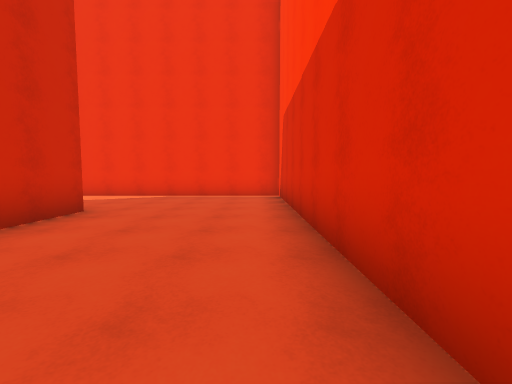
view 1 (above)

24 first-person views from a walk through a 3-D level made in the Unity game engine. The camera is 1.4 m above the floor, tilts 4° down and sees 90° across. The floor is counted in squares, 2 m on a side. Each view is taken from the middle of a square. On the plan, view 1 faces up. The plan holds only what a view shows up to about 9 squares ahead; the rest is blank. The place goes on beyond the plan. The player is left out.

view 2
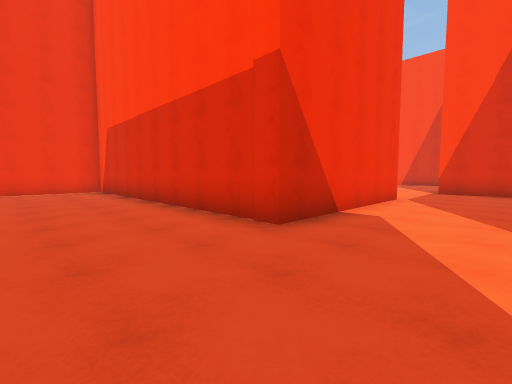

view 3
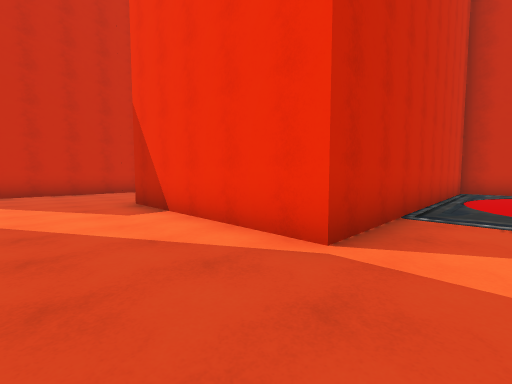

view 4
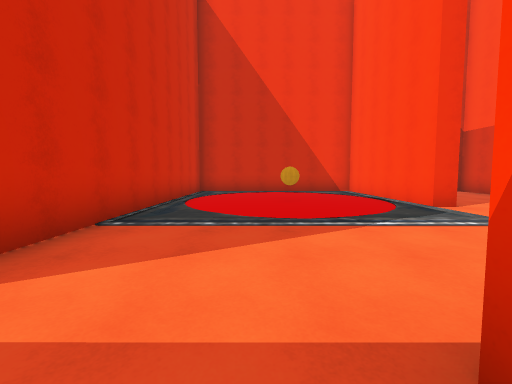

view 5
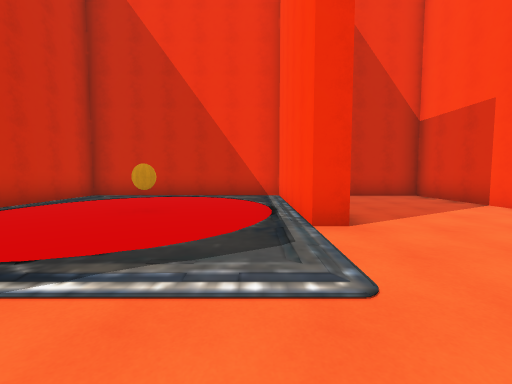

view 6
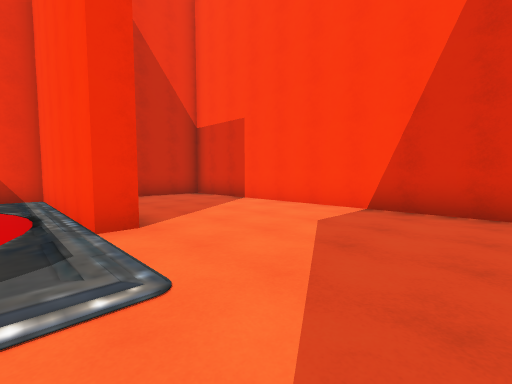

view 7
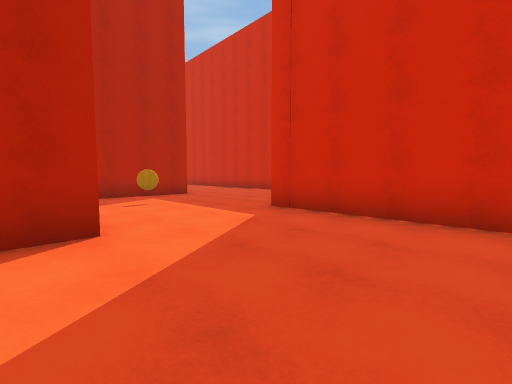

view 8
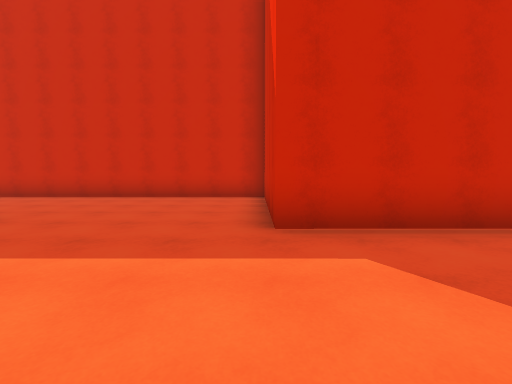

view 9
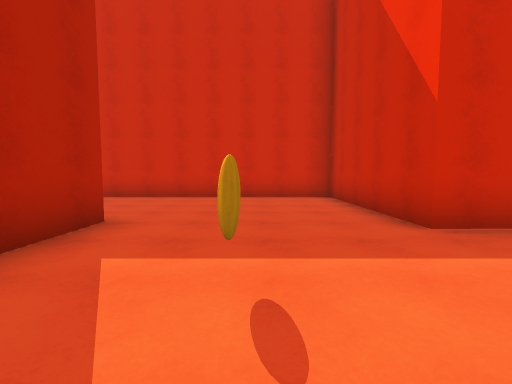

view 10
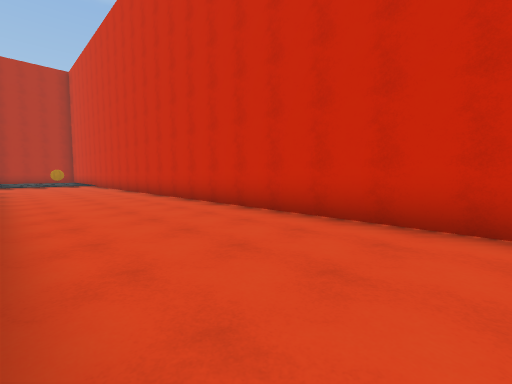

view 11
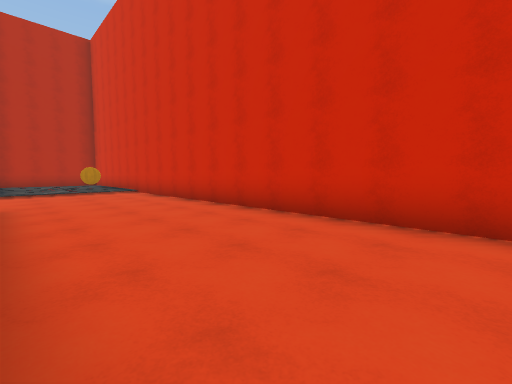

view 12
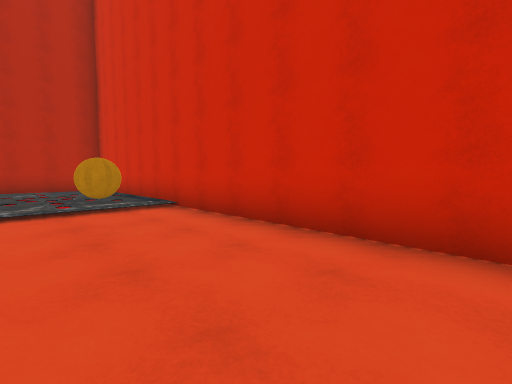

view 13
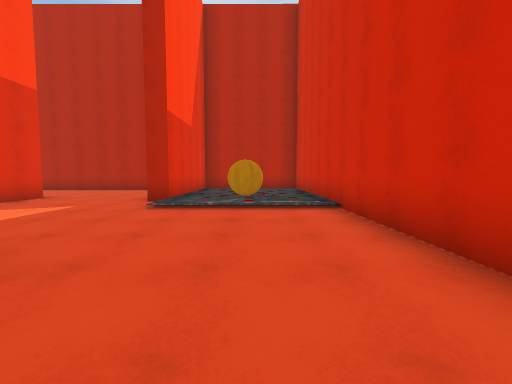

view 14
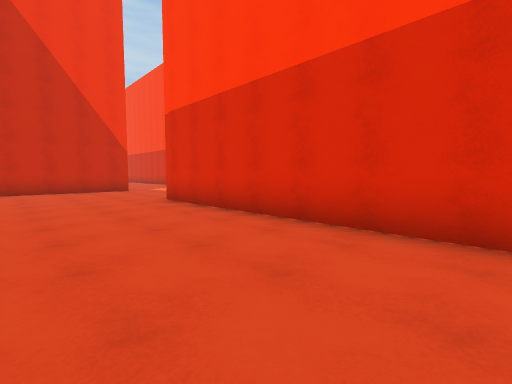

view 15
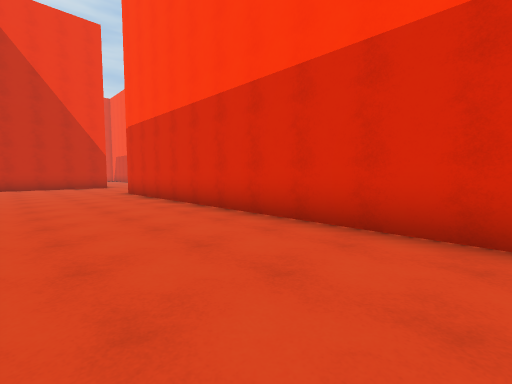

view 16
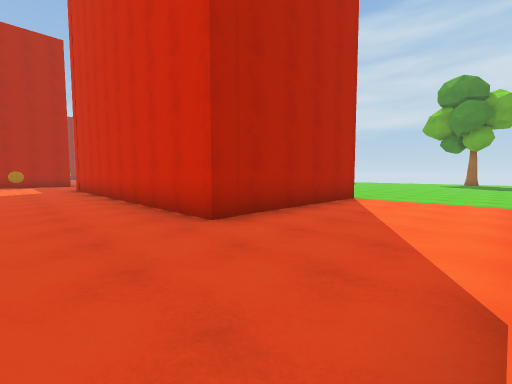

view 17
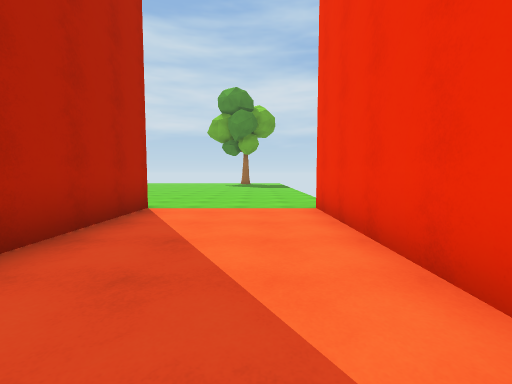

view 18
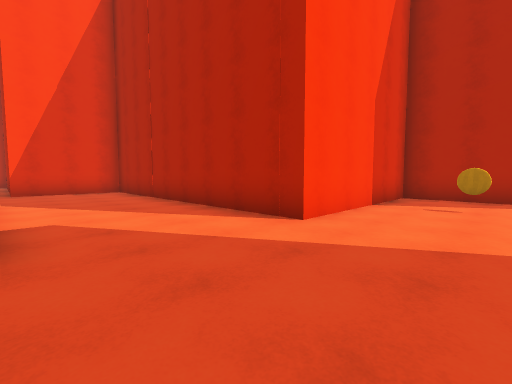

view 19
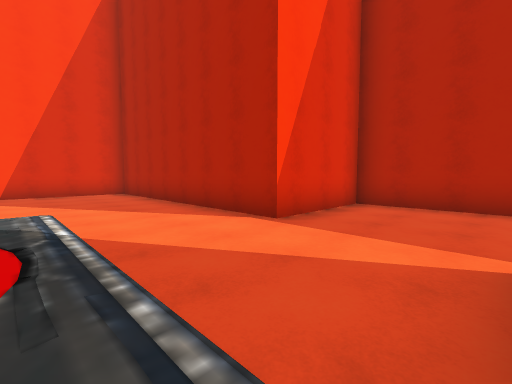

view 20
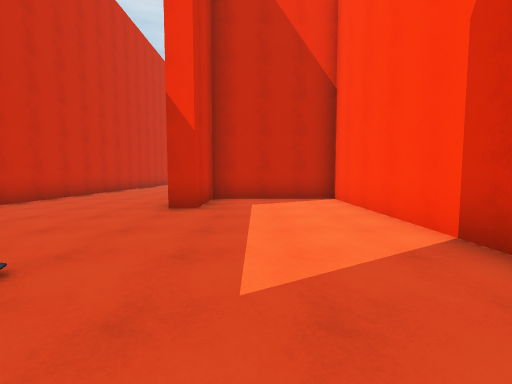

view 21
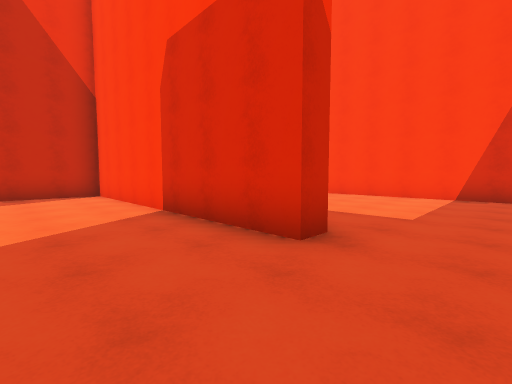

view 22
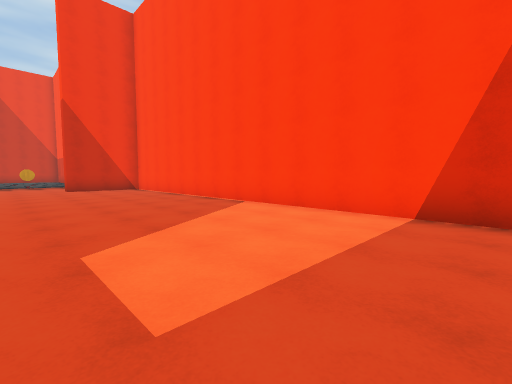

view 23
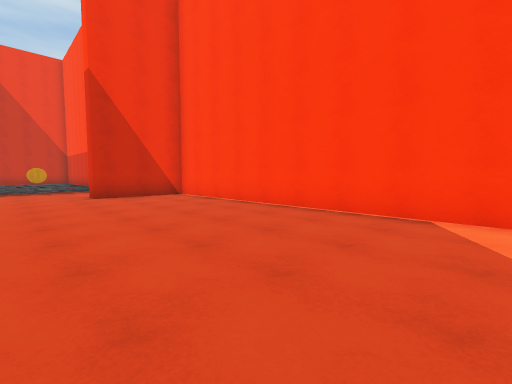

view 24
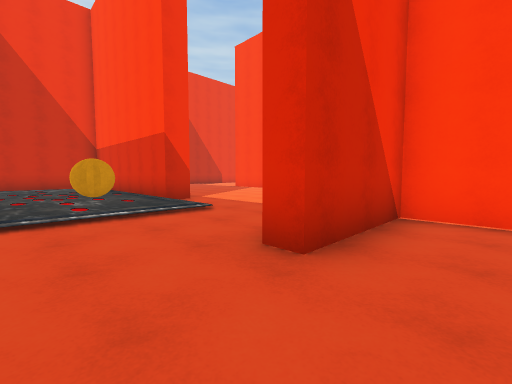

### Floor plan
Points are (right, up) in squares from view 1. A wall is a line through its corners. A room is listed if a view was taken in it or the views show most of it. See-through windows are left out.
Room 1 (views 1, 2, 3, 4, 5, 6, 7, 8, 9, 10, 11, 12, 13, 14, 15, 16, 17, 18, 19, 20, 21)
walls: (-3.8, -19.1) (-3.8, -9.2) (0.2, -9.3) (0.2, -4.2) (8.7, -4.3) (8.7, -1.2) (15.5, -1.2); (-8.4, 4.8) (-3.3, 4.8) (-3.2, -4.8) (-7.7, -4.7) (-7.8, -29.2); (12.4, 3.4) (11.8, 3.4) (11.8, 8.3) (5.7, 8.3) (5.8, -0.8) (0.8, -0.7) (0.7, 8.3) (-8.4, 8.3); (16.2, -0.6) (16.2, 8.3) (14, 8.3); (0.8, -27.5) (0.2, -27.5) (0.2, -19.8) (-3.2, -19.8) (-3.2, -21.8) (-3.9, -21.8); (-3.8, -29) (-3.8, -26.5) (-3.2, -26.5)
ways out: opening at (1, -28.5) to room 2; opening at (-9.5, 5)
Room 2 (views 22, 23, 24)
walls: (6, -11.5) (5.1, -11.5) (5.1, -8.4); (6.5, -29.1) (6.6, -16.8) (3.8, -16.8) (3.8, -16.2)
ways out: opening at (1, -28.5) to room 1

Positions as (right, up) in squares from view 1, and headings:
1: (0, 0), facing up
2: (-2, -3), facing up-right
3: (7, -3), facing up-left
4: (8, -2), facing up
5: (11, 0), facing up
6: (11, 0), facing up-right
7: (1, -1), facing down-left
8: (0, -5), facing left
9: (0, -7), facing left
10: (-4, -9), facing down-left
11: (-4, -15), facing down-left
12: (-5, -20), facing down-left
13: (-6, -20), facing down
14: (-7, -16), facing up-right
15: (-7, -19), facing up-right
16: (-1, 8), facing down-left
17: (-3, 7), facing left
18: (-2, -1), facing down-right
19: (6, 2), facing down-right
20: (-2, -27), facing up
21: (-2, -29), facing up-right
22: (2, -29), facing up-right
23: (2, -25), facing up-right
24: (2, -18), facing up-right
